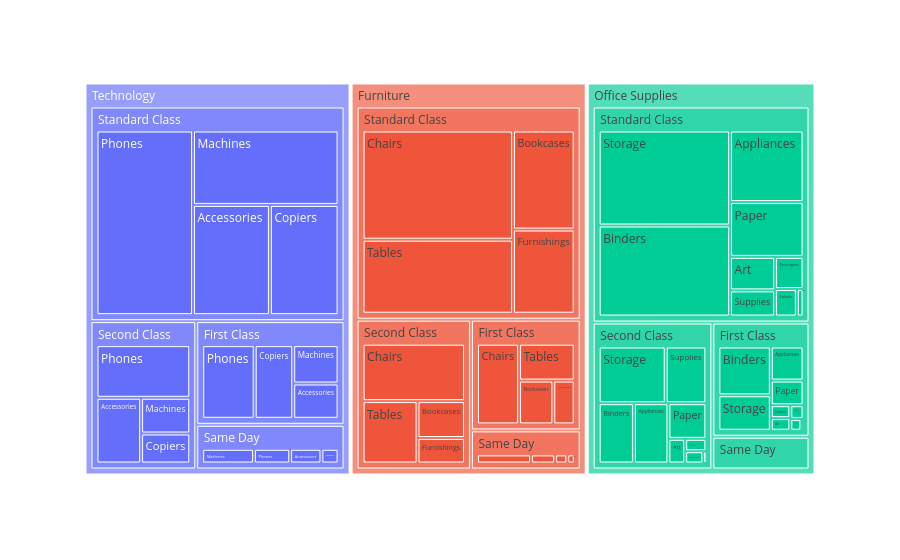

Source (notebook cell):
### Markdown cell above
### 6. Executive-Level Visualization and Storytelling¶
- Develop intuitive visualizations to support data-driven decision-making.
- Present insights in a format suitable for business stakeholders.

### Code cell
# Summarise the Sales data by Category, Ship Mode and Sub-Category

df_summary = df.groupby(['Category', 'Ship Mode', 'Sub-Category'])['Sales'].sum().reset_index()

# Create a treemap
fig = px.treemap(df_summary, path=['Category', 'Ship Mode', 'Sub-Category'], values='Sales')

fig.show()

### Figure 1 — Plotly figure (JSON) as saved in the notebook; plotly's stock layout.template omitted (floating-point values rounded to 4 significant figures)
{"data": [{"branchvalues": "total", "domain": {"x": [0, 1], "y": [0, 1]}, "hovertemplate": "labels=%{label}<br>Sales=%{value}<br>parent=%{parent}<br>id=%{id}<extra></extra>", "ids": ["Furniture/First Class/Bookcases", "Furniture/First Class/Chairs", "Furniture/First Class/Furnishings", "Furniture/First Class/Tables", "Furniture/Same Day/Bookcases", "Furniture/Same Day/Chairs", "Furniture/Same Day/Furnishings", "Furniture/Same Day/Tables", "Furniture/Second Class/Bookcases", "Furniture/Second Class/Chairs", "Furniture/Second Class/Furnishings", "Furniture/Second Class/Tables", "Furniture/Standard Class/Bookcases", "Furniture/Standard Class/Chairs", "Furniture/Standard Class/Furnishings", "Furniture/Standard Class/Tables", "Office Supplies/First Class/Appliances", "Office Supplies/First Class/Art", "Office Supplies/First Class/Binders", "Office Supplies/First Class/Envelopes", "Office Supplies/First Class/Fasteners", "Office Supplies/First Class/Labels", "Office Supplies/First Class/Paper", "Office Supplies/First Class/Storage", "Office Supplies/First Class/Supplies", "Office Supplies/Same Day/Appliances", "Office Supplies/Same Day/Art", "Office Supplies/Same Day/Binders", "Office Supplies/Same Day/Envelopes", "Office Supplies/Same Day/Fasteners", "Office Supplies/Same Day/Labels", "Office Supplies/Same Day/Paper", "Office Supplies/Same Day/Storage", "Office Supplies/Same Day/Supplies", "Office Supplies/Second Class/Appliances", "Office Supplies/Second Class/Art", "Office Supplies/Second Class/Binders", "Office Supplies/Second Class/Envelopes", "Office Supplies/Second Class/Fasteners", "Office Supplies/Second Class/Labels", "Office Supplies/Second Class/Paper", "Office Supplies/Second Class/Storage", "Office Supplies/Second Class/Supplies", "Office Supplies/Standard Class/Appliances", "Office Supplies/Standard Class/Art", "Office Supplies/Standard Class/Binders", "Office Supplies/Standard Class/Envelopes", "Office Supplies/Standard Class/Fasteners", "Office Supplies/Standard Class/Labels", "Office Supplies/Standard Class/Paper", "Office Supplies/Standard Class/Storage", "Office Supplies/Standard Class/Supplies", "Technology/First Class/Accessories", "Technology/First Class/Copiers", "Technology/First Class/Machines", "Technology/First Class/Phones", "Technology/Same Day/Accessories", "Technology/Same Day/Copiers", "Technology/Same Day/Machines", "Technology/Same Day/Phones", "Technology/Second Class/Accessories", "Technology/Second Class/Copiers", "Technology/Second Class/Machines", "Technology/Second Class/Phones", "Technology/Standard Class/Accessories", "Technology/Standard Class/Copiers", "Technology/Standard Class/Machines", "Technology/Standard Class/Phones", "Furniture/First Class", "Furniture/Same Day", "Furniture/Second Class", "Furniture/Standard Class", "Office Supplies/First Class", "Office Supplies/Same Day", "Office Supplies/Second Class", "Office Supplies/Standard Class", "Technology/First Class", "Technology/Same Day", "Technology/Second Class", "Technology/Standard Class", "Furniture", "Office Supplies", "Technology"], "labels": ["Bookcases", "Chairs", "Furnishings", "Tables", "Bookcases", "Chairs", "Furnishings", "Tables", "Bookcases", "Chairs", "Furnishings", "Tables", "Bookcases", "Chairs", "Furnishings", "Tables", "Appliances", "Art", "Binders", "Envelopes", "Fasteners", "Labels", "Paper", "Storage", "Supplies", "Appliances", "Art", "Binders", "Envelopes", "Fasteners", "Labels", "Paper", "Storage", "Supplies", "Appliances", "Art", "Binders", "Envelopes", "Fasteners", "Labels", "Paper", "Storage", "Supplies", "Appliances", "Art", "Binders", "Envelopes", "Fasteners", "Labels", "Paper", "Storage", "Supplies", "Accessories", "Copiers", "Machines", "Phones", "Accessories", "Copiers", "Machines", "Phones", "Accessories", "Copiers", "Machines", "Phones", "Accessories", "Copiers", "Machines", "Phones", "First Class", "Same Day", "Second Class", "Standard Class", "First Class", "Same Day", "Second Class", "Standard Class", "First Class", "Same Day", "Second Class", "Standard Class", "Furniture", "Office Supplies", "Technology"], "name": "", "parents": ["Furniture/First Class", "Furniture/First Class", "Furniture/First Class", "Furniture/First Class", "Furniture/Same Day", "Furniture/Same Day", "Furniture/Same Day", "Furniture/Same Day", "Furniture/Second Class", "Furniture/Second Class", "Furniture/Second Class", "Furniture/Second Class", "Furniture/Standard Class", "Furniture/Standard Class", "Furniture/Standard Class", "Furniture/Standard Class", "Office Supplies/First Class", "Office Supplies/First Class", "Office Supplies/First Class", "Office Supplies/First Class", "Office Supplies/First Class", "Office Supplies/First Class", "Office Supplies/First Class", "Office Supplies/First Class", "Office Supplies/First Class", "Office Supplies/Same Day", "Office Supplies/Same Day", "Office Supplies/Same Day", "Office Supplies/Same Day", "Office Supplies/Same Day", "Office Supplies/Same Day", "Office Supplies/Same Day", "Office Supplies/Same Day", "Office Supplies/Same Day", "Office Supplies/Second Class", "Office Supplies/Second Class", "Office Supplies/Second Class", "Office Supplies/Second Class", "Office Supplies/Second Class", "Office Supplies/Second Class", "Office Supplies/Second Class", "Office Supplies/Second Class", "Office Supplies/Second Class", "Office Supplies/Standard Class", "Office Supplies/Standard Class", "Office Supplies/Standard Class", "Office Supplies/Standard Class", "Office Supplies/Standard Class", "Office Supplies/Standard Class", "Office Supplies/Standard Class", "Office Supplies/Standard Class", "Office Supplies/Standard Class", "Technology/First Class", "Technology/First Class", "Technology/First Class", "Technology/First Class", "Technology/Same Day", "Technology/Same Day", "Technology/Same Day", "Technology/Same Day", "Technology/Second Class", "Technology/Second Class", "Technology/Second Class", "Technology/Second Class", "Technology/Standard Class", "Technology/Standard Class", "Technology/Standard Class", "Technology/Standard Class", "Furniture", "Furniture", "Furniture", "Furniture", "Office Supplies", "Office Supplies", "Office Supplies", "Office Supplies", "Technology", "Technology", "Technology", "Technology", "", "", ""], "type": "treemap", "values": [21070.0, 47710.0, 13160.0, 28800.0, 2971.0, 21660.0, 4874.0, 9644.0, 22310.0, 74870.0, 15420.0, 43690.0, 68540.0, 184200.0, 58260.0, 124800.0, 15730.0, 3470.0, 36160.0, 2563.0, 357.6, 1836.0, 11380.0, 26270.0, 3568.0, 6271.0, 1437.0, 5820.0, 790.5, 139.8, 566.4, 4706.0, 8850.0, 510.3, 26540.0, 5270.0, 27120.0, 2848.0, 478.0, 3353.0, 17230.0, 48470.0, 29380.0, 59000.0, 16940.0, 134300.0, 10270.0, 2049.0, 6731.0, 45160.0, 140300.0, 13220.0, 22230.0, 39370.0, 24150.0, 53620.0, 13780.0, 7560.0, 22800.0, 15990.0, 37570.0, 18900.0, 22490.0, 63260.0, 93800.0, 83700.0, 119800.0, 197100.0, 110700.0, 39150.0, 156300.0, 435800.0, 101300.0, 29090.0, 160700.0, 427900.0, 139400.0, 60120.0, 142200.0, 494400.0, 742000.0, 719000.0, 836200.0]}], "layout": {"legend": {"tracegroupgap": 0}, "margin": {"t": 60}}}
